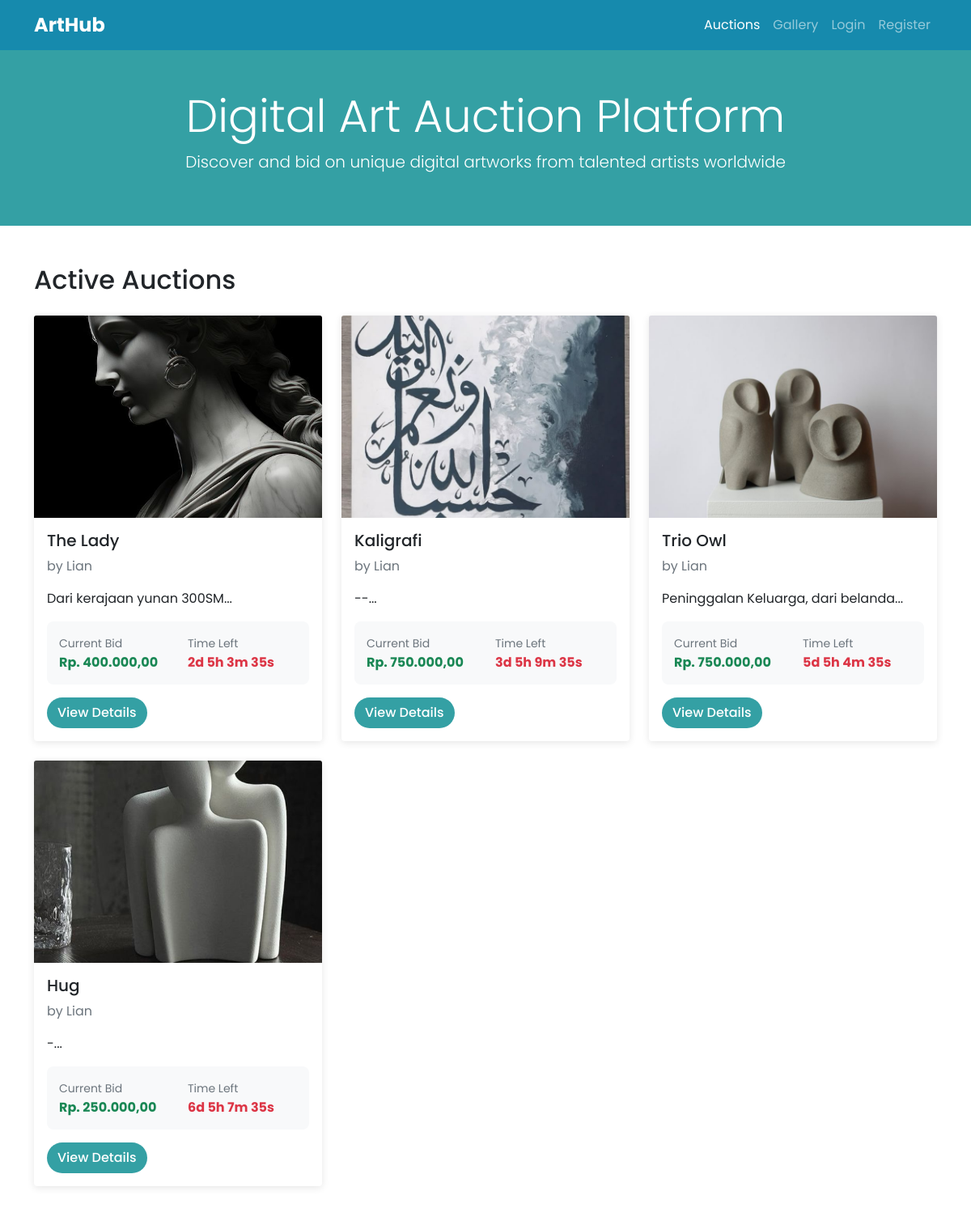
The page / on the database its author committed.
### tables this page shows
CREATE TABLE `auctions` (
  `id` int NOT NULL AUTO_INCREMENT,
  `artwork_id` int NOT NULL,
  `starting_price` decimal(15,2) NOT NULL,
  `current_price` decimal(15,2) NOT NULL,
  `start_time` datetime NOT NULL,
  `end_time` datetime NOT NULL,
  `status` enum('active','closed','cancelled') DEFAULT 'active',
  `winner_id` int DEFAULT NULL,
  `created_at` timestamp NULL DEFAULT CURRENT_TIMESTAMP,
  PRIMARY KEY (`id`),
  KEY `artwork_id` (`artwork_id`),
  KEY `winner_id` (`winner_id`),
  CONSTRAINT `auctions_ibfk_1` FOREIGN KEY (`artwork_id`) REFERENCES `artworks` (`id`) ON DELETE CASCADE,
  CONSTRAINT `auctions_ibfk_2` FOREIGN KEY (`winner_id`) REFERENCES `users` (`id`) ON DELETE SET NULL
);

CREATE TABLE `artworks` (
  `id` int NOT NULL AUTO_INCREMENT,
  `title` varchar(200) NOT NULL,
  `description` text,
  `artist_id` int NOT NULL,
  `image_path` varchar(500) DEFAULT NULL,
  `created_at` timestamp NULL DEFAULT CURRENT_TIMESTAMP,
  PRIMARY KEY (`id`),
  KEY `artist_id` (`artist_id`),
  CONSTRAINT `artworks_ibfk_1` FOREIGN KEY (`artist_id`) REFERENCES `users` (`id`) ON DELETE CASCADE
);

CREATE TABLE `users` (
  `id` int NOT NULL AUTO_INCREMENT,
  `username` varchar(50) NOT NULL,
  `email` varchar(100) NOT NULL,
  `password` varchar(255) NOT NULL,
  `full_name` varchar(100) NOT NULL,
  `role` enum('artist','buyer','admin') NOT NULL,
  `balance` decimal(15,2) DEFAULT '0.00',
  `created_at` timestamp NULL DEFAULT CURRENT_TIMESTAMP,
  `updated_at` timestamp NULL DEFAULT CURRENT_TIMESTAMP ON UPDATE CURRENT_TIMESTAMP,
  PRIMARY KEY (`id`),
  UNIQUE KEY `username` (`username`),
  UNIQUE KEY `email` (`email`)
);

### index.php (the view, shortened to what this page needs)
<?php
require_once 'config/db.php';
$query = "SELECT a.*, ar.title, ar.description, ar.image_path, u.full_name as artist_name,
            TIMESTAMPDIFF(SECOND, NOW(), a.end_time) as time_remaining
            FROM auctions a
            JOIN artworks ar ON a.artwork_id = ar.id
            JOIN users u ON ar.artist_id = u.id
            WHERE a.status = 'active' AND a.end_time > NOW()
            ORDER BY a.end_time ASC";
$result = $conn->query($query);
?>
<!DOCTYPE html>
<html lang="en">
<head>
    <link href="https://cdn.jsdelivr.net/npm/bootstrap@5.1.3/dist/css/bootstrap.min.css" rel="stylesheet">
    <link href="assets/css/style.css" rel="stylesheet">
</head>
<body>
    <nav class="navbar navbar-expand-lg navbar-dark">
        <div class="container">
            <a class="navbar-brand" href="index.php">ArtHub</a>
            <div class="navbar-nav ms-auto">
                <a class="nav-link active" href="index.php">Auctions</a>
                <a class="nav-link" href="gallery.php">Gallery</a>
                <?php if (isset($_SESSION['user_id'])): ?>
                    <a class="nav-link" href="views/<?php echo $_SESSION['role']; ?>/dashboard.php">Dashboard</a>
                    <?php if ($_SESSION['role'] === 'artist'): ?>
                        <a class="nav-link" href="views/artist/manage_images.php">Manage Images</a>
                    <?php endif; ?>
                    <a class="nav-link" href="middlewares/logout.php">Logout</a>
                <?php else: ?>
                    <a class="nav-link" href="views/auth/login.php">Login</a>
                    <a class="nav-link" href="views/auth/register.php">Register</a>
                <?php endif; ?>
            </div>
        </div>
    </nav>
    <div class="hero-section text-white py-5">
        <div class="container text-center">
            <h1 class="display-4">Digital Art Auction Platform</h1>
            <p class="lead">Discover and bid on unique digital artworks from talented artists worldwide</p>
        </div>
    </div>
    <div class="container my-5">
        <h2 class="mb-4">Active Auctions</h2>
        <div class="row">
            <?php if ($result && $result->num_rows > 0): ?>
                <?php while ($auction = $result->fetch_assoc()): ?>
                    <div class="col-md-4 mb-4">
                        <div class="card auction-card">
                            <img src="<?php echo htmlspecialchars($auction['image_path'] ?: 'assets/images/placeholder.jpg'); ?>"
                                class="card-img-top" alt="<?php echo htmlspecialchars($auction['title']); ?>" style="height: 250px; object-fit: cover;">
                            <div class="card-body">
                                <h5 class="card-title"><?php echo htmlspecialchars($auction['title']); ?></h5>
                                <p class="card-text text-muted">by <?php echo htmlspecialchars($auction['artist_name']); ?></p>
                                <p class="card-text"><?php echo htmlspecialchars(substr($auction['description'], 0, 100)) . '...'; ?></p>
                                <div class="auction-info">
                                    <div class="row">
                                        <div class="col-6">
                                            <small class="text-muted">Current Bid</small>
                                            <div class="fw-bold text-success">Rp. <?php echo number_format($auction['current_price'], 2, ',', '.'); ?></div>
                                        </div>
                                        <div class="col-6">
                                            <small class="text-muted">Time Left</small>
                                            <div class="fw-bold text-danger countdown" data-time="<?php echo $auction['time_remaining']; ?>">
                                            </div>
                                        </div>
                                    </div>
                                </div>
                                <div class="mt-3">
                                    <a href="auction_details.php?id=<?php echo $auction['id']; ?>" class="btn ">View Details</a>
                                </div>
                            </div>
                        </div>
                    </div>
                <?php endwhile; ?>
            <?php endif; ?>
        </div>
    </div>
</body>
</html>

### assets/css/style.css (style rules this page uses)
* { font-family: "Poppins"; }
body { overflow-y: scroll; }
.hero-section { background: #34a0a4; }
.navbar { background: #168aad; }
.auction-card { transition: transform 0.2s ease-in-out; border: none; box-shadow: 0 2px 10px rgba(0, 0, 0, 0.1); }
.navbar-brand { font-weight: bold; font-size: 1.5rem; }
.card-img-top { transition: transform 0.3s ease; }
.auction-info { background-color: #f8f9fa; padding: 15px; border-radius: 8px; margin: 15px 0; }
.btn { border-radius: 25px; font-weight: 500; background: #34a0a4 !important; color: white !important; }

### rows shown on the page
auctions: artwork.image_path (picture), artwork.title "The Lady", users.full_name "Lian", artwork.description "Dari kerajaan yunan 300SM", current_price "400.000,00"
auctions: artwork.image_path (picture), artwork.title "Kaligrafi", users.full_name "Lian", artwork.description "--", current_price "750.000,00"
auctions: artwork.image_path (picture), artwork.title "Trio Owl", users.full_name "Lian", artwork.description "Peninggalan Keluarga, dari belanda", current_price "750.000,00"
auctions: artwork.image_path (picture), artwork.title "Hug", users.full_name "Lian", artwork.description "-", current_price "250.000,00"
